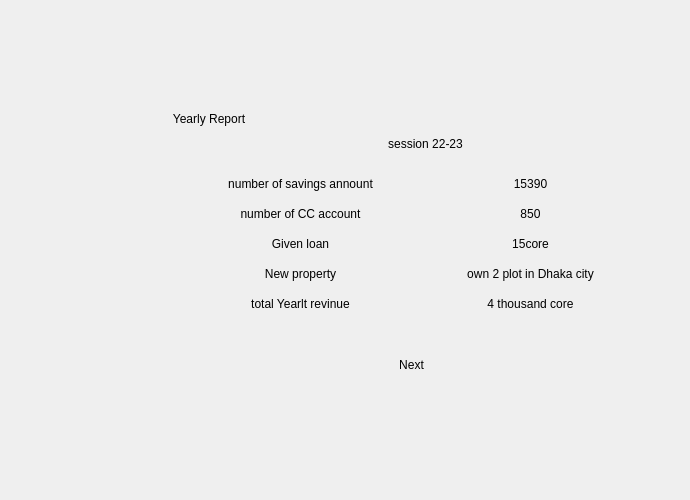
    <widget class="QWidget" name="Yearly_Report">
     <widget class="QGroupBox" name="groupBox_11">
      <property name="geometry">
       <rect>
        <x>170</x>
        <y>110</y>
        <width>511</width>
        <height>381</height>
       </rect>
      </property>
      <property name="styleSheet">
       <string notr="true">Border:none;</string>
      </property>
      <property name="title">
       <string>Yearly Report</string>
      </property>
      <widget class="QToolButton" name="toolButton_54">
       <property name="geometry">
        <rect>
         <x>30</x>
         <y>20</y>
         <width>451</width>
         <height>27</height>
        </rect>
       </property>
       <property name="text">
        <string>session 22-23</string>
       </property>
      </widget>
      <widget class="QToolButton" name="toolButton_55">
       <property name="geometry">
        <rect>
         <x>30</x>
         <y>60</y>
         <width>201</width>
         <height>27</height>
        </rect>
       </property>
       <property name="text">
        <string>number of savings annount</string>
       </property>
      </widget>
      <widget class="QToolButton" name="toolButton_56">
       <property name="geometry">
        <rect>
         <x>240</x>
         <y>60</y>
         <width>241</width>
         <height>27</height>
        </rect>
       </property>
       <property name="text">
        <string>15390</string>
       </property>
      </widget>
      <widget class="QToolButton" name="toolButton_57">
       <property name="geometry">
        <rect>
         <x>30</x>
         <y>90</y>
         <width>201</width>
         <height>27</height>
        </rect>
       </property>
       <property name="text">
        <string>number of CC account</string>
       </property>
      </widget>
      <widget class="QToolButton" name="toolButton_58">
       <property name="geometry">
        <rect>
         <x>240</x>
         <y>90</y>
         <width>241</width>
         <height>27</height>
        </rect>
       </property>
       <property name="text">
        <string>850</string>
       </property>
      </widget>
      <widget class="QToolButton" name="toolButton_59">
       <property name="geometry">
        <rect>
         <x>30</x>
         <y>120</y>
         <width>201</width>
         <height>27</height>
        </rect>
       </property>
       <property name="text">
        <string>Given loan</string>
       </property>
      </widget>
      <widget class="QToolButton" name="toolButton_60">
       <property name="geometry">
        <rect>
         <x>240</x>
         <y>120</y>
         <width>241</width>
         <height>27</height>
        </rect>
       </property>
       <property name="text">
        <string>15core</string>
       </property>
      </widget>
      <widget class="QToolButton" name="toolButton_61">
       <property name="geometry">
        <rect>
         <x>30</x>
         <y>150</y>
         <width>201</width>
         <height>27</height>
        </rect>
       </property>
       <property name="text">
        <string>New property</string>
       </property>
      </widget>
      <widget class="QToolButton" name="toolButton_62">
       <property name="geometry">
        <rect>
         <x>240</x>
         <y>150</y>
         <width>241</width>
         <height>27</height>
        </rect>
       </property>
       <property name="text">
        <string>own 2 plot in Dhaka city</string>
       </property>
      </widget>
      <widget class="QToolButton" name="toolButton_63">
       <property name="geometry">
        <rect>
         <x>30</x>
         <y>180</y>
         <width>201</width>
         <height>27</height>
        </rect>
       </property>
       <property name="text">
        <string>total Yearlt revinue</string>
       </property>
      </widget>
      <widget class="QToolButton" name="toolButton_64">
       <property name="geometry">
        <rect>
         <x>240</x>
         <y>180</y>
         <width>241</width>
         <height>27</height>
        </rect>
       </property>
       <property name="text">
        <string>4 thousand core</string>
       </property>
      </widget>
      <widget class="QPushButton" name="pushButton_37">
       <property name="geometry">
        <rect>
         <x>200</x>
         <y>240</y>
         <width>83</width>
         <height>29</height>
        </rect>
       </property>
       <property name="text">
        <string>Next</string>
       </property>
      </widget>
     </widget>
    </widget>
